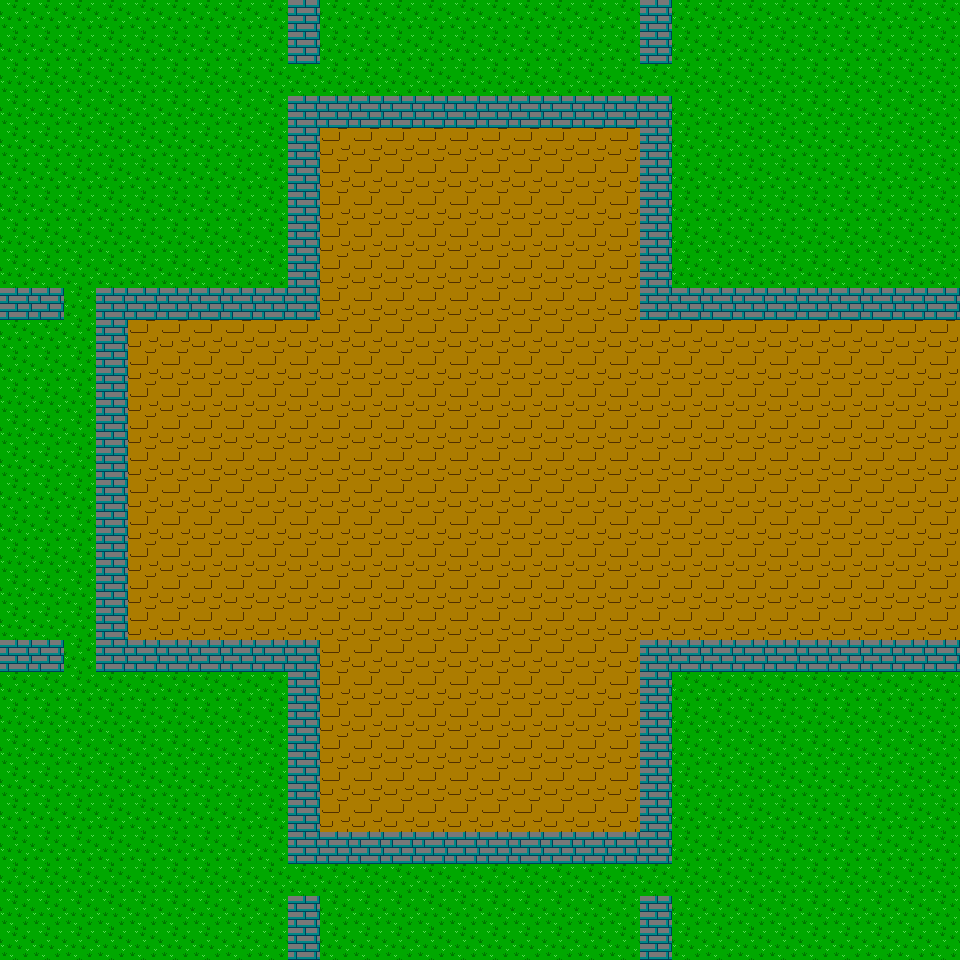

This is a level from a 2D game, rendered from its Tiled map with the project's own tilesets. A one-line summary and the map file follow, with tile-layer data summarised:
An orthogonal 30x30 tile map with 32x32 px tiles, 1 tile layer (map) and 1 object (Door).

<map version="1.0" orientation="orthogonal" width="30" height="30" tilewidth="32" tileheight="32">
 <tileset firstgid="1" name="tiles" tilewidth="32" tileheight="32">
  <image source="img/tiles.png" width="96" height="32" />
  <tile id="0">
   <properties>
    <property name="solid" value="false" />
   </properties>
  </tile>
  <tile id="1">
   <properties>
    <property name="solid" value="false" />
   </properties>
  </tile>
 </tileset>
 <layer name="map" width="30" height="30">
  <data>[900 cells, 900 non-empty, 3 distinct tile ids]</data>
 </layer>
 <objectgroup name="objects" width="30" height="30">
  <object name="Door" x="933" y="334" width="25" height="299">
   <properties>
    <property name="to" value="home" />
   </properties>
  </object>
 </objectgroup>
</map>
